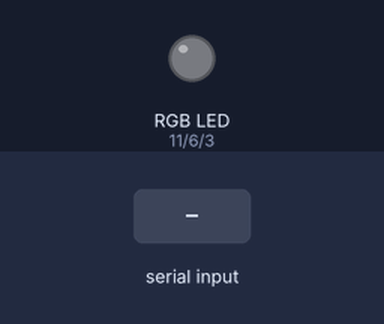
A sketch run on a simulated Arduino Uno, built with avr-gcc and run on an emulated ATmega328P. Shown: an RGB LED mixed from three pins (HIGH = lit). The test bench sets the inputs (shaded band). What the sketch prints to the serial monitor is not drawn.

Above: at 1.2 s.
1.3 s: "lightpink" received over Serial
At 2.9 s:
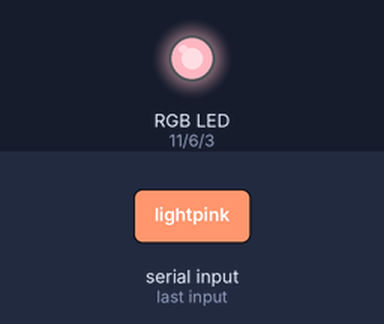
3.8 s: "hotpink" received over Serial
At 5.9 s:
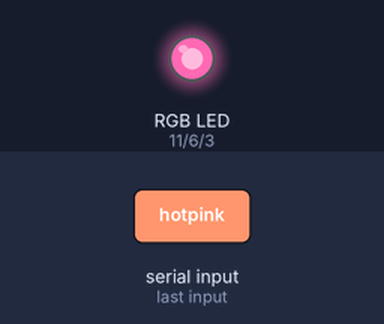
6.3 s: "deeppink" received over Serial
At 7.9 s:
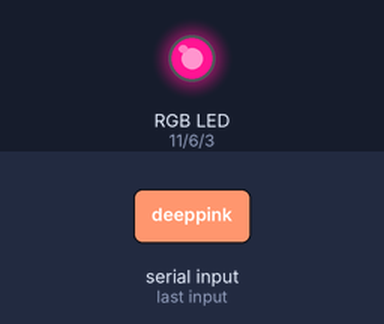
8.8 s: "rosepink" received over Serial
At 11.0 s:
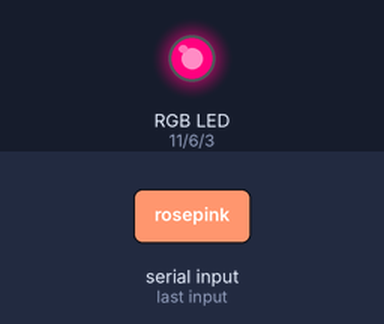
Timing chart, 0 to 12.3 s (numbered marks = the images above; inputs shaded):
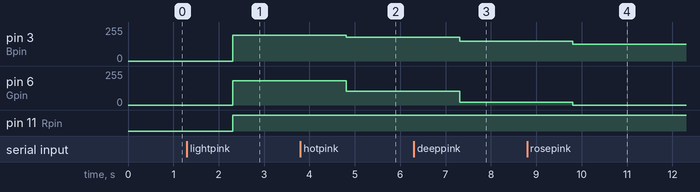

Measured:
- after the input at 1.3 s, pin 3 (Bpin): 0/255 → 193/255 after 1.0 s; pin 6 (Gpin): 0/255 → 182/255 after 1.0 s; pin 11 (Rpin): LOW → HIGH after 1.0 s
- after the input at 3.8 s, pin 3 (Bpin): 193/255 → 180/255 after 1.0 s; pin 6 (Gpin): 182/255 → 105/255 after 1.0 s
- after the input at 6.3 s, pin 3 (Bpin): 180/255 → 147/255 after 1.0 s; pin 6 (Gpin): 105/255 → 20/255 after 1.0 s
- after the input at 8.8 s, pin 3 (Bpin): 147/255 → 127/255 after 1.0 s; pin 6 (Gpin): 20/255 → 0/255 after 1.0 s

The sketch:

Led_Color_Change_RGB_LED.ino
```cpp
int Rpin = 11;
int Gpin = 6;
int Bpin = 3;

String shade;

void setup() {

  pinMode(Rpin, OUTPUT);
  pinMode(Gpin, OUTPUT);
  pinMode(Bpin, OUTPUT);

  Serial.begin(9600);
}

void loop() {

  Serial.println("Choose Pink Shade:");
  Serial.println("lightpink");
  Serial.println("hotpink");
  Serial.println("deeppink");
  Serial.println("rosepink");
  Serial.println("babypink");

  while (Serial.available() == 0) {

  }

  shade = Serial.readString();
  shade.trim();

  // LIGHT PINK
  if (shade == "lightpink") {

    analogWrite(Rpin, 255);
    analogWrite(Gpin, 182);
    analogWrite(Bpin, 193);

  }

  // HOT PINK
  else if (shade == "hotpink") {

    analogWrite(Rpin, 255);
    analogWrite(Gpin, 105);
    analogWrite(Bpin, 180);

  }

  // DEEP PINK
  else if (shade == "deeppink") {

    analogWrite(Rpin, 255);
    analogWrite(Gpin, 20);
    analogWrite(Bpin, 147);

  }

  // ROSE PINK
  else if (shade == "rosepink") {

    analogWrite(Rpin, 255);
    analogWrite(Gpin, 0);
    analogWrite(Bpin, 127);

  }

  // BABY PINK
  else if (shade == "babypink") {

    analogWrite(Rpin, 255);
    analogWrite(Gpin, 192);
    analogWrite(Bpin, 203);

  }

  else {

    Serial.println("Invalid Shade");

  }

  delay(500);
}
```
